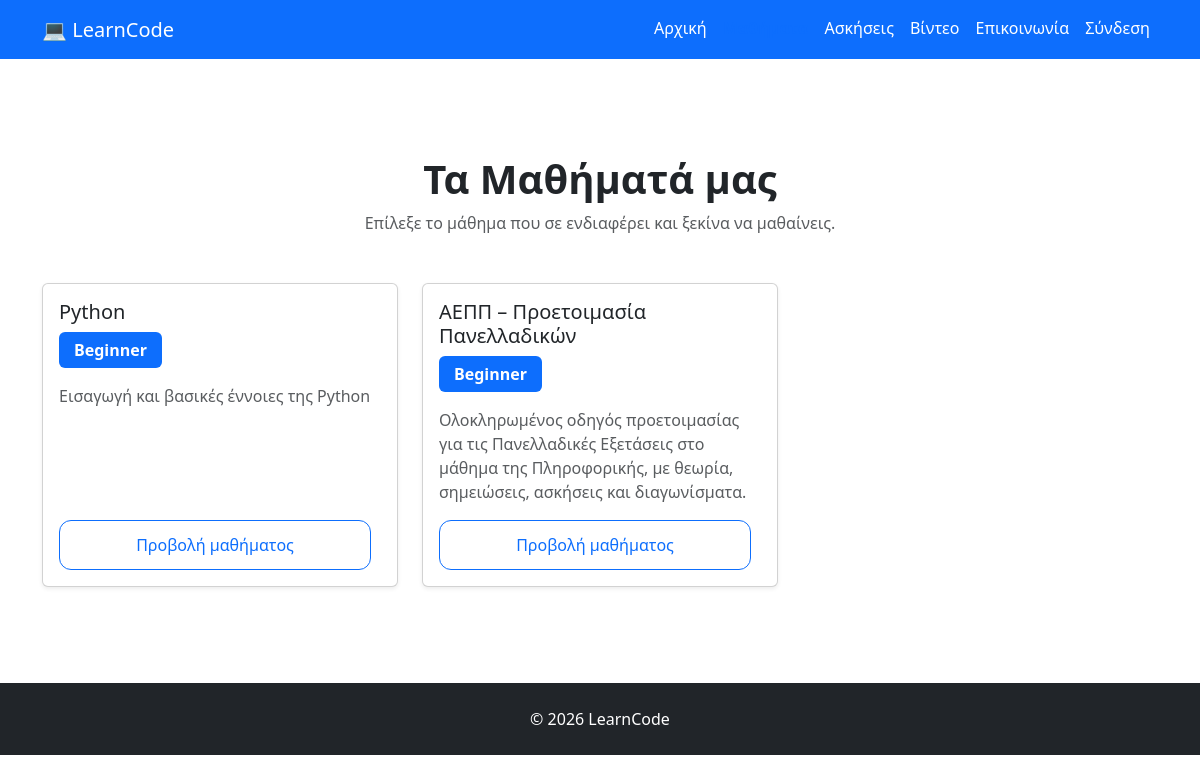
Page /courses/ on the earlier database version.
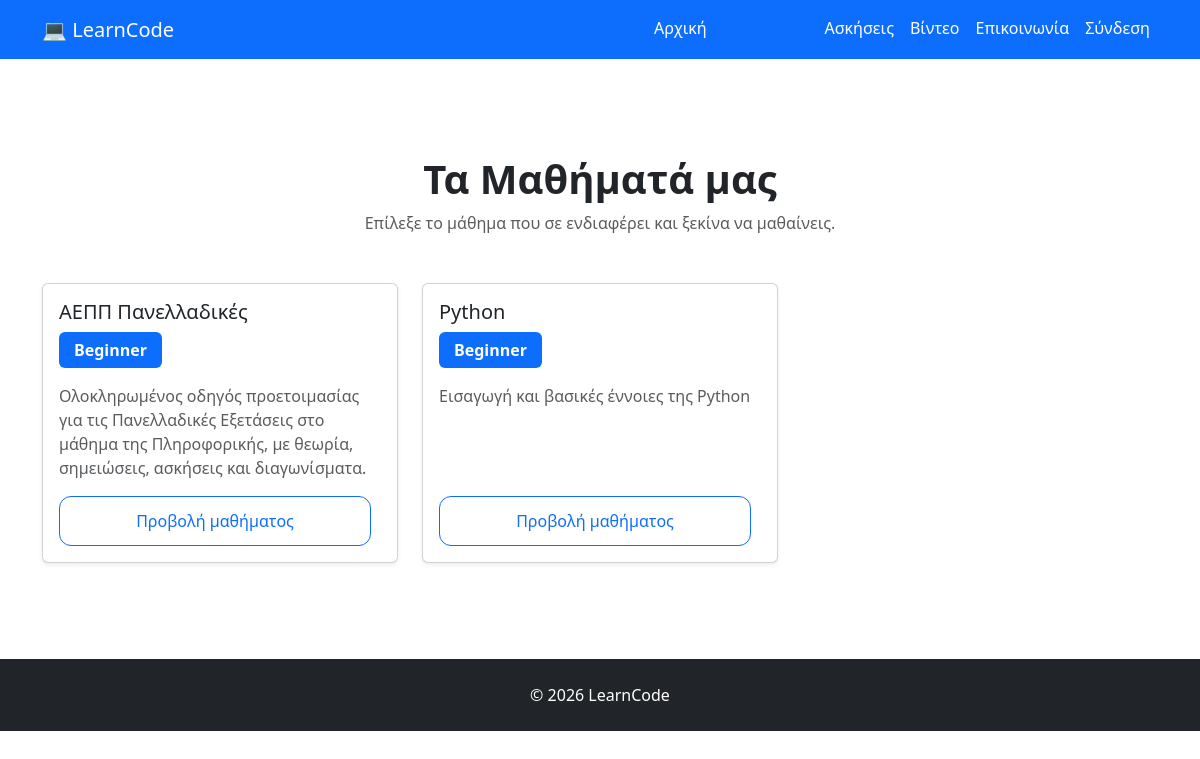
Same page on the later database version.
### courses/models.py (models this page shows, shortened)
class Course(models.Model):
    LEVEL_CHOICES = [
        ("beginner", "Beginner"),
        ("intermediate", "Intermediate"),
        ("advanced", "Advanced"),
    ]
    title = models.CharField(max_length=200)
    slug = models.SlugField(unique=True, blank=True)
    description = models.TextField()
    level = models.CharField(
        max_length=20,
        choices=LEVEL_CHOICES,
        default="beginner",
    )
    order = models.PositiveIntegerField(default=1)
    published = models.BooleanField(default=False)
    created_at = models.DateTimeField(auto_now_add=True)
    class Meta:
        ordering = ["order"]

### courses/views.py (the view)
# urls.py: path("",views.course_list,name="course_list",),
def course_list(request):
    courses = Course.objects.filter(published=True)
    context = {
        "courses": courses,
    }
    return render(
        request,
        "courses/course_list.html",
        context,
    )

### courses/templates/courses/course_list.html (shortened to what this page needs)
{% extends "base.html" %}
{% block content %}
<section class="py-5">
    <div class="text-center mb-5">
        <h1 class="fw-bold">Τα Μαθήματά μας</h1>
        <p class="text-muted">
            Επίλεξε το μάθημα που σε ενδιαφέρει και ξεκίνα να μαθαίνεις.
        </p>
    </div>
    {% if courses %}
        <div class="row g-4">
            {% for course in courses %}
                <div class="col-md-6 col-lg-4">
                    <div class="card h-100 shadow-sm">
                        <div class="card-body d-flex flex-column">
                            <h3 class="card-title h5">
                                {{ course.title }}
                            </h3>
                            <span class="badge bg-primary align-self-start mb-3">
                                {{ course.get_level_display }}
                            </span>
                            <p class="card-text text-muted">
                                {{ course.description|truncatewords:20 }}
                            </p>
                            <a
                                href="{% url 'course_detail' course.slug %}"
                                class="btn btn-outline-primary mt-auto"
                            >
                                Προβολή μαθήματος
                            </a>
                        </div>
                    </div>
                </div>
            {% endfor %}
        </div>
    {% else %}
        <div class="alert alert-info text-center">
            Δεν υπάρχουν ακόμη διαθέσιμα μαθήματα.
        </div>
    {% endif %}
</section>
{% endblock %}

### templates/base.html (shortened to what this page needs)
<!DOCTYPE html>
<html lang="el">
<head>
    <link href="https://cdn.jsdelivr.net/npm/bootstrap@5.3.7/dist/css/bootstrap.min.css" rel="stylesheet">
    {% load static %}
    <link rel="stylesheet" href="{% static 'css/style.css' %}">
</head>
<body>
<nav class="navbar navbar-expand-lg navbar-dark bg-primary">
    <div class="container">
        <a class="navbar-brand" href="{% url 'home' %}">
            💻 LearnCode
        </a>
        <div class="collapse navbar-collapse" id="navbarNav">
            <ul class="navbar-nav ms-auto">
                <li class="nav-item">
                    <a class="nav-link {% if request.path == '/' %}active{% endif %}" href="{% url 'home' %}">
                        Αρχική
                    </a>
                </li>
                <li class="nav-item">
                    <a class="nav-link {% if '/courses/' in request.path %}active{% endif %}"
                    href="{% url 'course_list' %}">
                    </a>
                </li>
                <li class="nav-item">
                    <a class="nav-link" href="#">Ασκήσεις</a>
                </li>
                <li class="nav-item">
                    <a class="nav-link" href="#">Βίντεο</a>
                </li>
                <li class="nav-item">
                    <a class="nav-link" href="#">Επικοινωνία</a>
                </li>
                {% if user.is_authenticated %}
                    <li class="nav-item">
                        <a
                            class="nav-link {% if '/accounts/profile/' in request.path %}active{% endif %}"
                            href="{% url 'profile' %}"
                        >
                            👤 {{ user.username }}
                        </a>
                    </li>
                    <li class="nav-item">
                        <form
                            method="post"
                            action="{% url 'logout' %}"
                            class="d-inline"
                        >
                            {% csrf_token %}
                            <button
                                type="submit"
                                class="btn btn-link nav-link"
                            >
                                Αποσύνδεση
                            </button>
                        </form>
                    </li>
                {% else %}
                    <li class="nav-item">
                        <a
                            class="nav-link {% if '/accounts/login/' in request.path %}active{% endif %}"
                            href="{% url 'login' %}"
                        >
                            Σύνδεση
                        </a>
                    </li>
                {% endif %}
            </ul>
        </div>
    </div>
</nav>
<div class="container mt-5">
    {% block content %}
    {% endblock %}
</div>
<footer class="bg-dark text-white text-center p-4 mt-5">
    © 2026 LearnCode
</footer>
</body>
</html>

### static/css/style.css (style rules this page uses)
.btn { border-radius:12px; padding:12px 25px; margin-right:10px; }
.badge { font-size:1rem; padding:10px 15px; }
.navbar .nav-link { color: #ffffff; font-weight: 500; transition: 0.3s; }
.navbar .nav-link.active { color: #0d6efd !important; font-weight: bold; border-bottom: 3px solid #0d6efd; }

Differences in the rows shown:
changed Course: title "ΑΕΠΠ – Προετοιμασία Πανελλαδικών" → "ΑΕΠΠ Πανελλαδικές"; moves up the list
